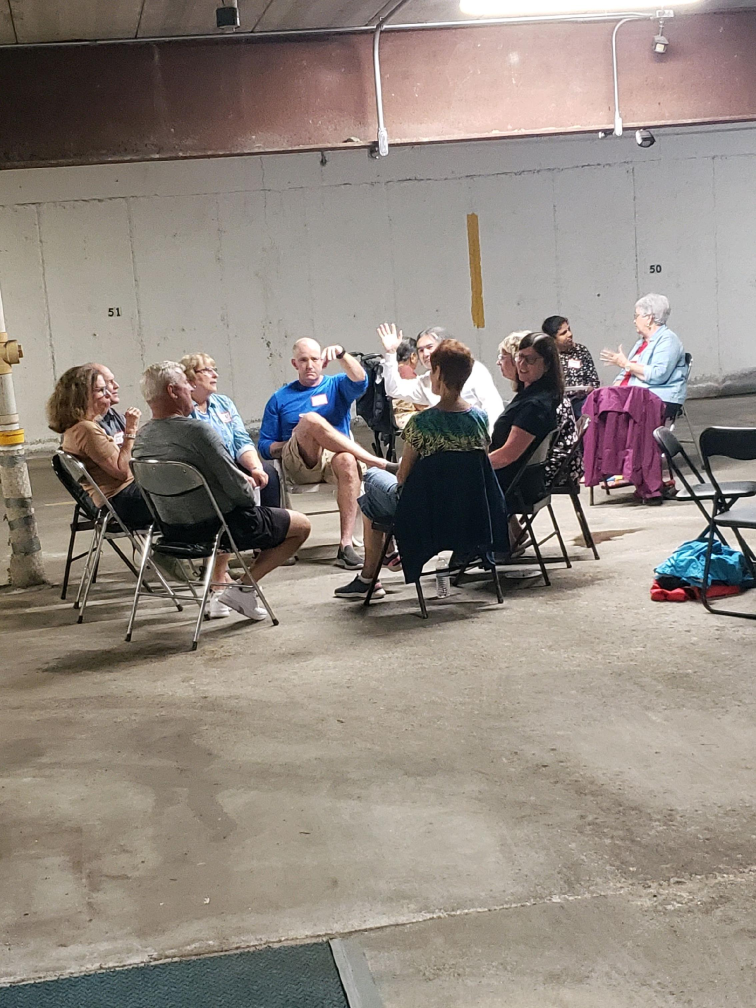
#> input picture src/supporting_programs/original.jpg, 2268 x 3024 px (shown at 1/3 size)
$ python image_test.py
#> lines starting #> are read from the running program, lines starting #| are printed output that depends on the picture

from PIL import Image
from io import BytesIO
import io

def reduce_image(image, target_width):
    w, h = image.size
    if w > h:
        nw = target_width
        p = target_width / w
        nh = int(h * p)
    else:
        nh = target_width
        nw = target_width
    # width, height = image.size
    # coefficient = width / target_width
    # new_height = height / coefficient
    image.thumbnail( (int(nw), int(nh)), Image.Resampling.BICUBIC )
    new_image = image
    print(f" calc size: {nw}  {nh}")
    #this_image.save("path\where\to_save\your_image.jpg", quality=50)
    print(f"new resolution: {new_image.size}")
    return new_image


def image_to_byte_array(image: Image, img_format: str) -> bytes:
    # BytesIO is a file-like buffer stored in memory
    imgByteArr = io.BytesIO()
    # image.save expects a file-like as a argument
    if image.format is None:
        image.format = img_format
    print(f"image format: {image.format}")
    image.save(imgByteArr, format=image.format)
    # Turn the BytesIO object back into a bytes object
    imgByteArr = imgByteArr.getvalue()
    return imgByteArr

img_file = "original.jpg"
new_img_file = "test.jpg"

base_width = 200
img = Image.open(img_file)
#> img is the input picture: PIL image 2268x3024 RGB; mean R, G, B 145.5, 136.2, 128.5
wpercent = (base_width / float(img.size[0]))
#> wpercent = 0.0882
hsize = int((float(img.size[1]) * float(wpercent)))
#> hsize = 266
new_img = img.resize((base_width, hsize), Image.Resampling.LANCZOS)
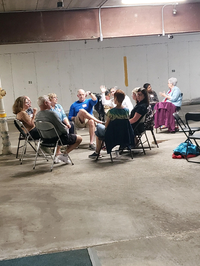
#> new_img: PIL image 200x266 RGB; mean R, G, B 145.5, 136.2, 128.4
new_img.save(new_img_file)

# save a new file with reduced image
img = Image.open(img_file)
#> (the run stopped early here; a loop or call above may not have finished)
